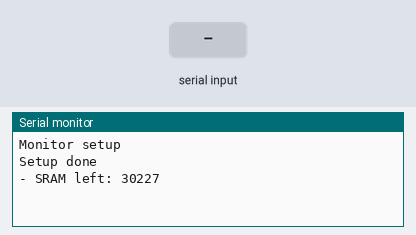
A sketch run on a simulated Arduino Uno, built with avr-gcc and run on an emulated ATmega328P. Shown: the last lines printed to the serial monitor. Inputs (shaded band) come from the test bench.

Above: at 1.2 s.
1.3 s: "1" received over the second serial link
At 2.5 s:
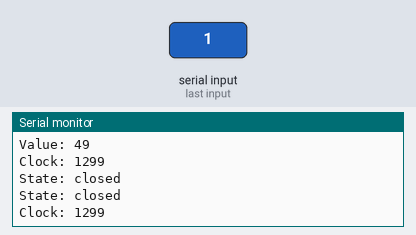
2.8 s: "0" received over the second serial link
At 3.6 s:
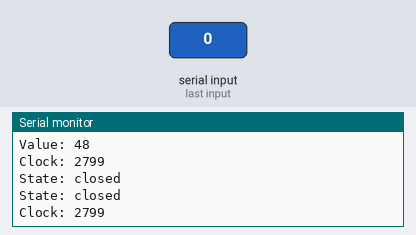
4.3 s: "2" received over the second serial link
At 4.8 s:
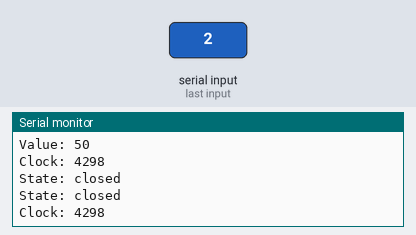
Timing chart, 0 to 7.3 s (numbered marks = the images above; inputs shaded):
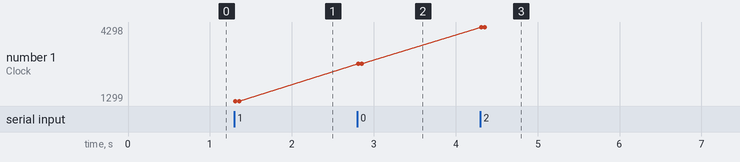

The sketch:

Response_Between.ino
```cpp
#include <Statemachine.hpp>
#include <SoftwareSerial.h>


Statemachine s;
SoftwareSerial link(10, 9);//Rx = 10

int timebound = 5000; //ms

void setup() {
  Serial.begin(9600);
  Serial.println("Monitor setup");

  State* closed = s.addState("closed");
  s.setCurrentState("closed");

  State* open = s.addState("open");

  Transition* t = s.addTransition(closed, open);
  t->setSynchronisation(s.reached[0]); //Q, R, S1, S2, S3, ...

  t = s.addTransition(open, closed);
  t->setSynchronisation(s.reached[1]); //Q, R, S1, S2, S3, ...

  State* waiting = s.addState("waiting");
  t = s.addTransition(open, waiting);
  t->setSynchronisation(s.reached[2]); //Q, R, S1, S2, S3, ...
  t->setAction(true); //resets clock

  t = s.addTransition(waiting, open);
  t->setSynchronisation(s.reached[3]); //Q, R, S1, S2, S3, ...

  State* err = s.addState("ERROR");
  t = s.addTransition(waiting, err);
  Invariant* i;
  i = new Invariant(timebound, 0);
  t->addTimedGuard(i, &s.clock);

  t = s.addTransition(waiting, err);
  t->setSynchronisation(s.reached[1]); //Q, R, S1, S2, S3, ...


  Serial.println("Setup done");
  link.begin(9600);
  link.listen();
  display_freeram();
}

void loop() {
  s.updateClock();

  if(link.available()){
    byte value = link.read();
    print(value);
  }
}

void print(byte value){
  Serial.print("Value: ");
  Serial.println(value);
  Serial.print("Clock: ");
  Serial.println(s.clock);
  Serial.print("State: ");
  Serial.println(s.getCurrentState()->toString());
  s.setReached(value);
  Serial.print("State: ");
  Serial.println(s.getCurrentState()->toString());

  Serial.print("Clock: ");
  Serial.println(s.clock);
}
void display_freeram() {
  Serial.print(F("- SRAM left: "));
  Serial.println(freeRam());
}

int freeRam() {
  extern int __heap_start,*__brkval;
  int v;
  return (int)&v - (__brkval == 0
    ? (int)&__heap_start : (int) __brkval);
}
```

Measured:
- after the input at 1.3 s, the serial monitor: prints a new line at once (image 1)
- after the input at 2.8 s, the serial monitor: prints a new line at once (image 2)
- after the input at 4.3 s, the serial monitor: prints a new line at once (image 3)
- plotted number 1: 1299 → 2799 after the input at 2.8 s, 2799 → 4298 after the input at 4.3 s
